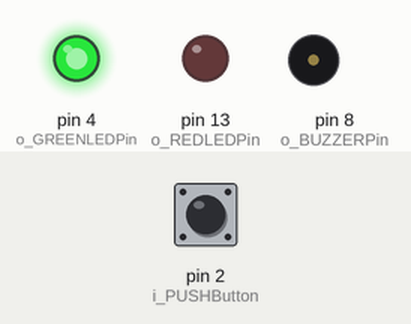
Simulated run of this sketch. Board: Arduino Uno, built with avr-gcc and run on an emulated ATmega328P. Shown: output pins drawn as LEDs (lit = HIGH), buzzer (waves = sounding). The inputs (shaded band) are chosen by the test bench; at power-on: pin 2 (i_PUSHButton) LOW.

Above: at 1.2 s.
1.3 s: pin 2 (i_PUSHButton) pulled HIGH for 0.15 s
At 2.5 s:
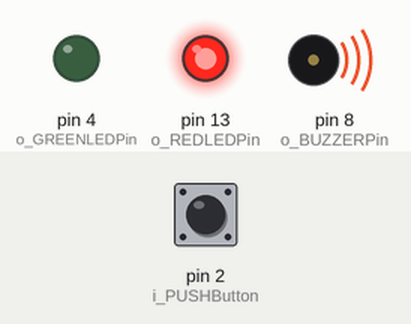
2.9 s: pin 2 (i_PUSHButton) pulled HIGH for 1 s
At 3.7 s:
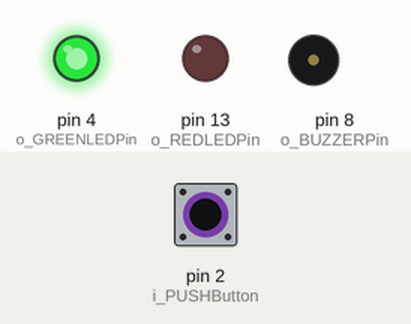
5.4 s: pin 2 (i_PUSHButton) pulled HIGH for 3.2 s
At 6.8 s:
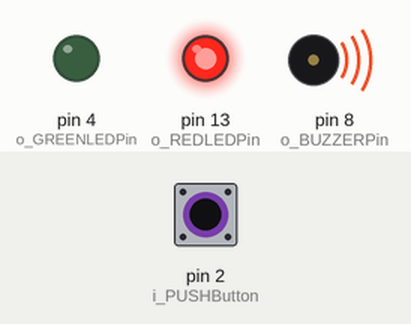
Timing chart, 0 to 8.4 s (numbered marks = the images above; inputs shaded):
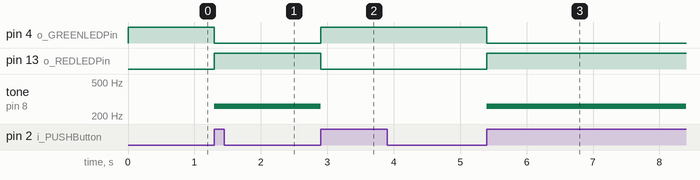

The sketch:

automated_alarm_system1.ino
```cpp
volatile boolean ledOn = false;
int o_BUZZERPin = 8;
int o_REDLEDPin = 13;
int o_GREENLEDPin = 4;
int i_PUSHButton = 2;

void setup()
{
  pinMode(o_BUZZERPin, OUTPUT);
   pinMode(o_REDLEDPin, OUTPUT);
   pinMode(o_GREENLEDPin, OUTPUT);
   pinMode(i_PUSHButton, INPUT);
   // Turn on green led by default
  digitalWrite(o_GREENLEDPin, HIGH);
  //code portael maps the pin to interrupt vvector table
  attachInterrupt(digitalPinToInterrupt(2), buttonPressed, RISING);
}

void loop()
{

}
//ISR
void buttonPressed(){
//Turns the buzzer and red led off, green led on
  if(ledOn)
  {
    digitalWrite(o_GREENLEDPin, HIGH);
    noTone(o_BUZZERPin);
    ledOn = false;
    digitalWrite(o_REDLEDPin, LOW);
           }else {
             //Turns on red led and buzzer , green led off
             digitalWrite(o_GREENLEDPin, LOW);
             //261HZ
             tone(o_BUZZERPin, 261);
             ledOn = true;
             digitalWrite(o_REDLEDPin, HIGH);
           }
           }
```

Measured:
- after the input at 1.3 s, pin 4 (o_GREENLEDPin): HIGH → LOW at once; pin 13 (o_REDLEDPin): LOW → HIGH at once; tone on pin 8 (o_BUZZERPin): silent → 261 Hz at once
- after the input at 2.9 s, pin 4 (o_GREENLEDPin): LOW → HIGH at once; pin 13 (o_REDLEDPin): HIGH → LOW at once; tone on pin 8 (o_BUZZERPin): 261 Hz → silent at once
- after the input at 5.4 s, pin 4 (o_GREENLEDPin): HIGH → LOW at once; pin 13 (o_REDLEDPin): LOW → HIGH at once; tone on pin 8 (o_BUZZERPin): silent → 261 Hz at once
